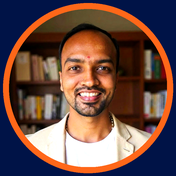
#> input picture pipeline/assets/headshot.png, 176 x 176 px
$ python -i build_headshot.py   (imports and definitions only)
#> lines starting #> are read from the running program, lines starting #| are printed output that depends on the picture; after the words box and inside, x2 and y2 are one past the last pixel; in counts of white or black regions, pixels touching at a corner belong together
#!/usr/bin/env python3
"""
Rebuild assets/headshot.png from an original source photo.

Produces the 176x176 circular headshot with the orange brand ring, composited
on the navy card background, matching the live card design exactly.

Measured from the existing live asset:
  - canvas 176x176
  - navy background #001347 fills the corners
  - orange ring #FF6719, ~6px thick, flush to the canvas edge

Rendered at 4x supersampling then downsampled with LANCZOS for clean edges.
"""
from PIL import Image, ImageDraw, ImageEnhance
import sys

SIZE = 176
SS = 4                      # supersample factor
RING = 6                    # ring thickness in final px
NAVY = (0x00, 0x13, 0x47)
ORANGE = (0xFF, 0x67, 0x19)

# Light enhancement, matching what was applied to the original asset
BRIGHTNESS = 1.08
CONTRAST = 1.10
SATURATION = 1.12


def build(src_path, out_path):
#> called with src_path = '../pipeline/assets/headshot.png', out_path = 'out.png'
    S = SIZE * SS
    ring = RING * SS

    photo = Image.open(src_path).convert("RGB")

    # Square-crop centred, then scale to fill the inner circle
    w, h = photo.size
#> w = 176; h = 176
    side = min(w, h)
#> side = 176
    photo = photo.crop(((w - side) // 2, (h - side) // 2,
                        (w - side) // 2 + side, (h - side) // 2 + side))
    photo = photo.resize((S, S), Image.LANCZOS)
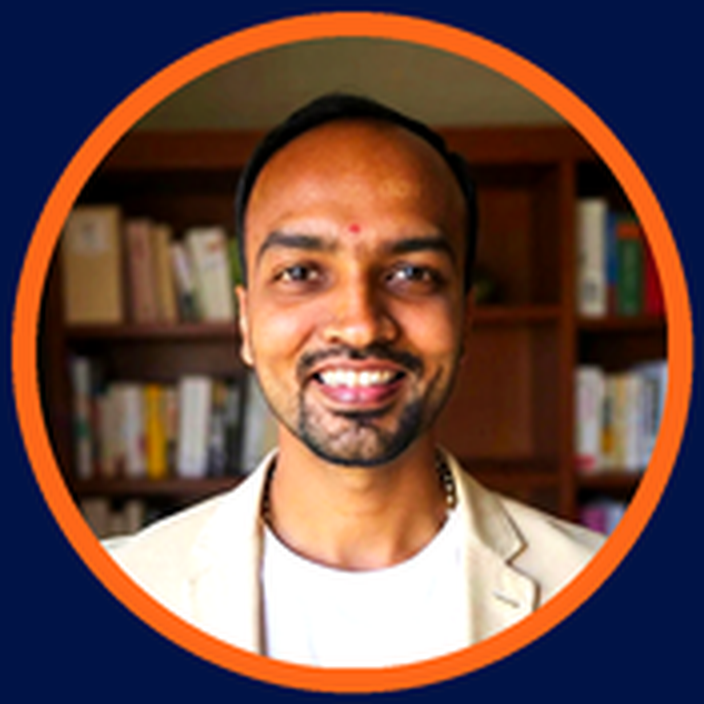
#> photo: PIL image 704x704 RGB; mean R, G, B 108.3, 78, 70.9

    photo = ImageEnhance.Brightness(photo).enhance(BRIGHTNESS)
    photo = ImageEnhance.Contrast(photo).enhance(CONTRAST)
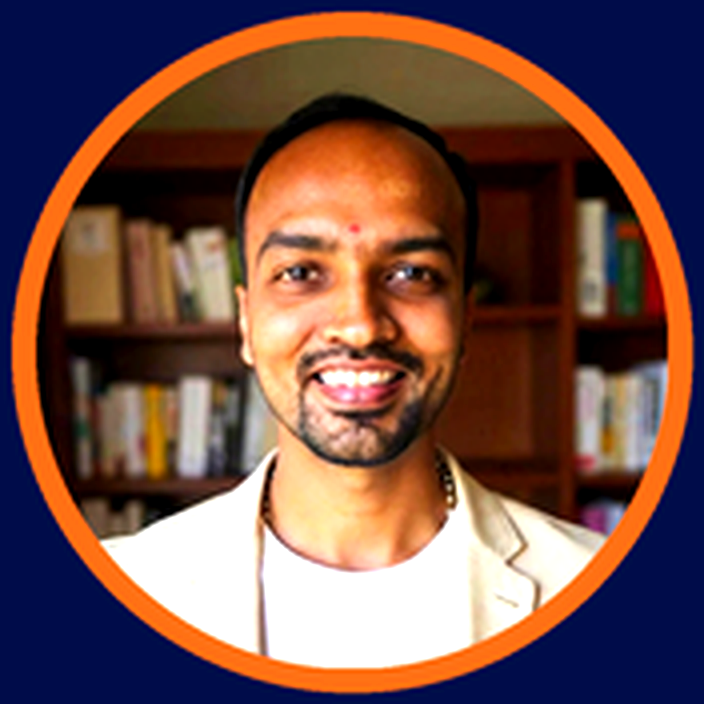
#> photo: PIL image 704x704 RGB; mean R, G, B 113.3, 80, 72.9
    photo = ImageEnhance.Color(photo).enhance(SATURATION)

    canvas = Image.new("RGB", (S, S), NAVY)
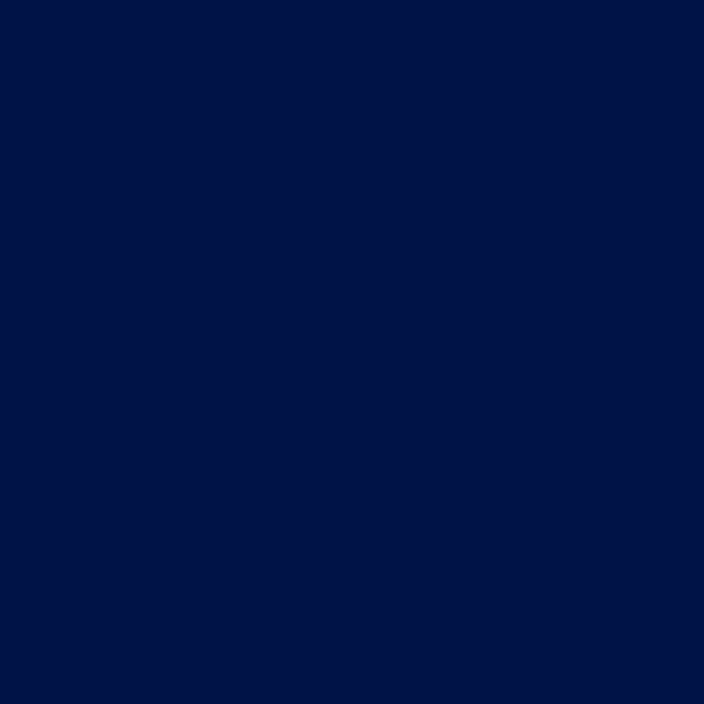
#> canvas: PIL image 704x704 RGB; mean R, G, B 0, 19, 71

    # Circular mask for the photo, inset by the ring thickness
    mask = Image.new("L", (S, S), 0)
#> mask: PIL image 704x704 L; every value is 0
    ImageDraw.Draw(mask).ellipse([ring, ring, S - ring - 1, S - ring - 1], fill=255)
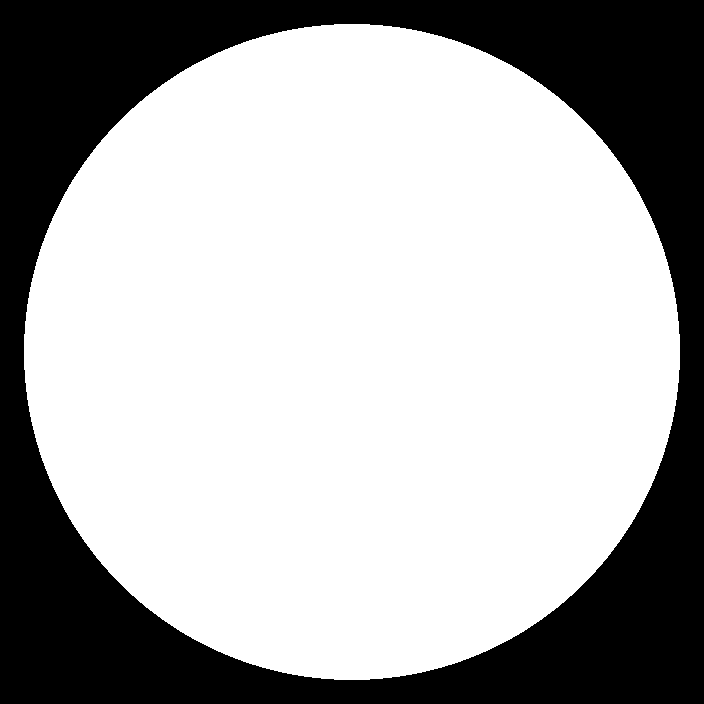
#> mask: PIL image 704x704 L; 68.2% white; 1 black region, box (x1, y1, x2, y2) and area: (0, 0, 704, 704) 157728
    canvas.paste(photo, (0, 0), mask)
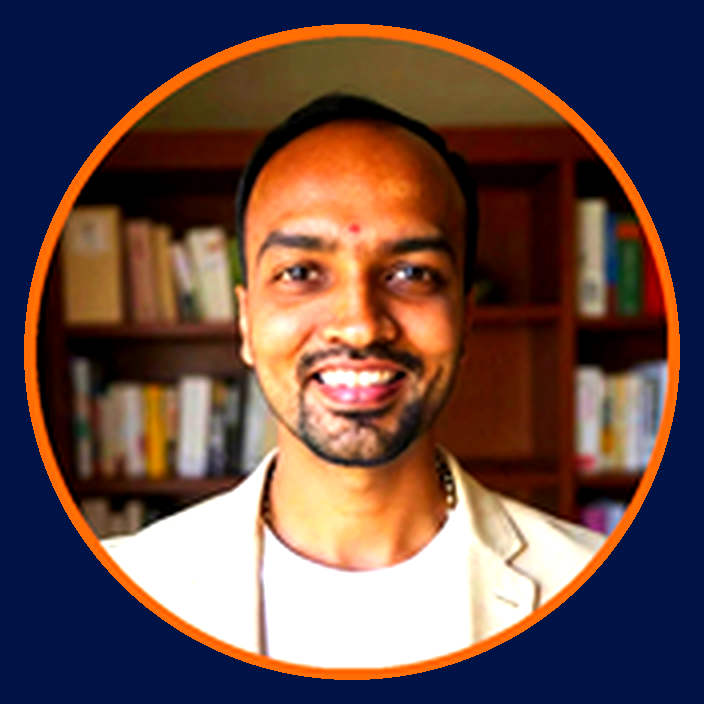
#> canvas: PIL image 704x704 RGB; mean R, G, B 100.9, 75.9, 72.1

    # Orange ring drawn on top, flush to the edge
    d = ImageDraw.Draw(canvas)
    d.ellipse([ring // 2, ring // 2, S - ring // 2 - 1, S - ring // 2 - 1],
              outline=ORANGE, width=ring)

    canvas = canvas.resize((SIZE, SIZE), Image.LANCZOS)
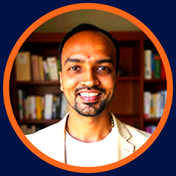
#> canvas: PIL image 176x176 RGB; mean R, G, B 113.9, 79.8, 70.4
    canvas.save(out_path, "PNG")
    return out_path


# [5 lines not run here, left out]

>>> result = build('../pipeline/assets/headshot.png', 'out.png')
